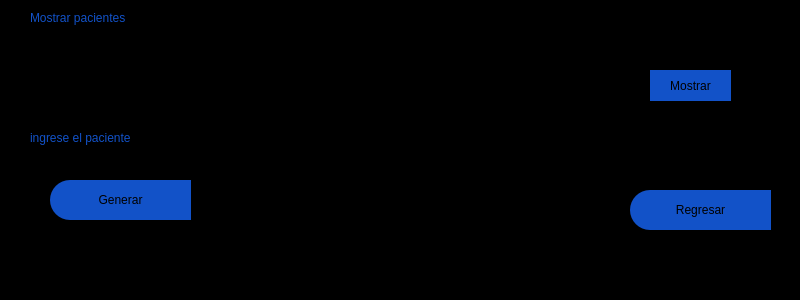
<?xml version="1.0" encoding="UTF-8"?>
<ui version="4.0">
 <class>MainWindow</class>
 <widget class="QMainWindow" name="MainWindow">
  <property name="geometry">
   <rect>
    <x>0</x>
    <y>0</y>
    <width>800</width>
    <height>300</height>
   </rect>
  </property>
  <property name="minimumSize">
   <size>
    <width>800</width>
    <height>300</height>
   </size>
  </property>
  <property name="maximumSize">
   <size>
    <width>800</width>
    <height>300</height>
   </size>
  </property>
  <property name="contextMenuPolicy">
   <enum>Qt::DefaultContextMenu</enum>
  </property>
  <property name="windowTitle">
   <string>Editar_curso</string>
  </property>
  <property name="styleSheet">
   <string notr="true"/>
  </property>
  <widget class="QWidget" name="centralwidget">
   <property name="maximumSize">
    <size>
     <width>800</width>
     <height>300</height>
    </size>
   </property>
   <widget class="QFrame" name="frame">
    <property name="geometry">
     <rect>
      <x>0</x>
      <y>0</y>
      <width>800</width>
      <height>400</height>
     </rect>
    </property>
    <property name="minimumSize">
     <size>
      <width>800</width>
      <height>400</height>
     </size>
    </property>
    <property name="maximumSize">
     <size>
      <width>800</width>
      <height>300</height>
     </size>
    </property>
    <property name="styleSheet">
     <string notr="true">QFrame{
background-color: rgb(0, 0, 0);
}



QLabel{
color: rgb(18, 82, 200);

font: 75 12pt &quot;Arial Black&quot;;
	
}

QLabel:hover{
color: white;


font: 75 12pt &quot;Arial Black&quot;;
}

QLineEdit{
background-color: rgb(0, 0, 0);
color: rgb(255, 255, 255);

font: 75 12pt &quot;Arial&quot;;
	
}

QTextEdit{
background-color: rgb(0, 0, 0);
color: rgb(255, 255, 255);

font: 75 12pt &quot;Arial&quot;;
	
}
</string>
    </property>
    <property name="frameShape">
     <enum>QFrame::StyledPanel</enum>
    </property>
    <property name="frameShadow">
     <enum>QFrame::Raised</enum>
    </property>
    <widget class="QPushButton" name="bt_regresar">
     <property name="geometry">
      <rect>
       <x>630</x>
       <y>190</y>
       <width>141</width>
       <height>40</height>
      </rect>
     </property>
     <property name="minimumSize">
      <size>
       <width>100</width>
       <height>40</height>
      </size>
     </property>
     <property name="styleSheet">
      <string notr="true">QPushButton{
background-color: rgb(18, 82, 200);
border-top-left-radius: 20px;
border-bottom-left-radius: 20px;

font: 75 11pt &quot;Arial Black&quot;;
	
}

QPushButton:hover{
background-color: white;
border-top-left-radius: 20px;
border-bottom-left-radius: 20px;

font: 75 11pt &quot;Arial Black&quot;;
}</string>
     </property>
     <property name="text">
      <string>Regresar</string>
     </property>
     <property name="icon">
      <iconset>
       <normaloff>pngfind.com-back-png-1934895.png</normaloff>pngfind.com-back-png-1934895.png</iconset>
     </property>
     <property name="iconSize">
      <size>
       <width>32</width>
       <height>32</height>
      </size>
     </property>
    </widget>
    <widget class="QLabel" name="label_8">
     <property name="geometry">
      <rect>
       <x>30</x>
       <y>0</y>
       <width>400</width>
       <height>35</height>
      </rect>
     </property>
     <property name="minimumSize">
      <size>
       <width>400</width>
       <height>35</height>
      </size>
     </property>
     <property name="maximumSize">
      <size>
       <width>200</width>
       <height>30</height>
      </size>
     </property>
     <property name="text">
      <string>Mostrar pacientes</string>
     </property>
    </widget>
    <widget class="QLineEdit" name="lineEditpaciente">
     <property name="geometry">
      <rect>
       <x>230</x>
       <y>130</y>
       <width>231</width>
       <height>20</height>
      </rect>
     </property>
    </widget>
    <widget class="QPushButton" name="btnmostrar">
     <property name="geometry">
      <rect>
       <x>650</x>
       <y>70</y>
       <width>81</width>
       <height>31</height>
      </rect>
     </property>
     <property name="styleSheet">
      <string notr="true">QPushButton{
background-color: rgb(18, 82, 200);
border-top-left-radius: 20px;
border-bottom-left-radius: 20px;

font: 75 11pt &quot;Arial Black&quot;;
	
}

QPushButton:hover{
background-color: white;
border-top-left-radius: 20px;
border-bottom-left-radius: 20px;

font: 75 11pt &quot;Arial Black&quot;;
}</string>
     </property>
     <property name="text">
      <string>Mostrar</string>
     </property>
    </widget>
    <widget class="QLabel" name="label_9">
     <property name="geometry">
      <rect>
       <x>30</x>
       <y>120</y>
       <width>200</width>
       <height>35</height>
      </rect>
     </property>
     <property name="minimumSize">
      <size>
       <width>200</width>
       <height>35</height>
      </size>
     </property>
     <property name="maximumSize">
      <size>
       <width>200</width>
       <height>30</height>
      </size>
     </property>
     <property name="text">
      <string>ingrese el paciente</string>
     </property>
    </widget>
    <widget class="QTextEdit" name="textEditpaciente">
     <property name="geometry">
      <rect>
       <x>30</x>
       <y>40</y>
       <width>591</width>
       <height>71</height>
      </rect>
     </property>
     <property name="html">
      <string>&lt;!DOCTYPE HTML PUBLIC &quot;-//W3C//DTD HTML 4.0//EN&quot; &quot;http://www.w3.org/TR/REC-html40/strict.dtd&quot;&gt;
&lt;html&gt;&lt;head&gt;&lt;meta name=&quot;qrichtext&quot; content=&quot;1&quot; /&gt;&lt;style type=&quot;text/css&quot;&gt;
p, li { white-space: pre-wrap; }
&lt;/style&gt;&lt;/head&gt;&lt;body style=&quot; font-family:'Arial'; font-size:12pt; font-weight:72; font-style:normal;&quot;&gt;
&lt;p style=&quot;-qt-paragraph-type:empty; margin-top:0px; margin-bottom:0px; margin-left:0px; margin-right:0px; -qt-block-indent:0; text-indent:0px;&quot;&gt;&lt;br /&gt;&lt;/p&gt;&lt;/body&gt;&lt;/html&gt;</string>
     </property>
    </widget>
    <widget class="QPushButton" name="btngenerar">
     <property name="geometry">
      <rect>
       <x>50</x>
       <y>180</y>
       <width>141</width>
       <height>40</height>
      </rect>
     </property>
     <property name="minimumSize">
      <size>
       <width>100</width>
       <height>40</height>
      </size>
     </property>
     <property name="styleSheet">
      <string notr="true">QPushButton{
background-color: rgb(18, 82, 200);
border-top-left-radius: 20px;
border-bottom-left-radius: 20px;

font: 75 11pt &quot;Arial Black&quot;;
	
}

QPushButton:hover{
background-color: white;
border-top-left-radius: 20px;
border-bottom-left-radius: 20px;

font: 75 11pt &quot;Arial Black&quot;;
}</string>
     </property>
     <property name="text">
      <string>Generar</string>
     </property>
     <property name="icon">
      <iconset>
       <normaloff>escritura.png</normaloff>escritura.png</iconset>
     </property>
     <property name="iconSize">
      <size>
       <width>32</width>
       <height>32</height>
      </size>
     </property>
    </widget>
   </widget>
  </widget>
 </widget>
 <resources/>
 <connections/>
</ui>
